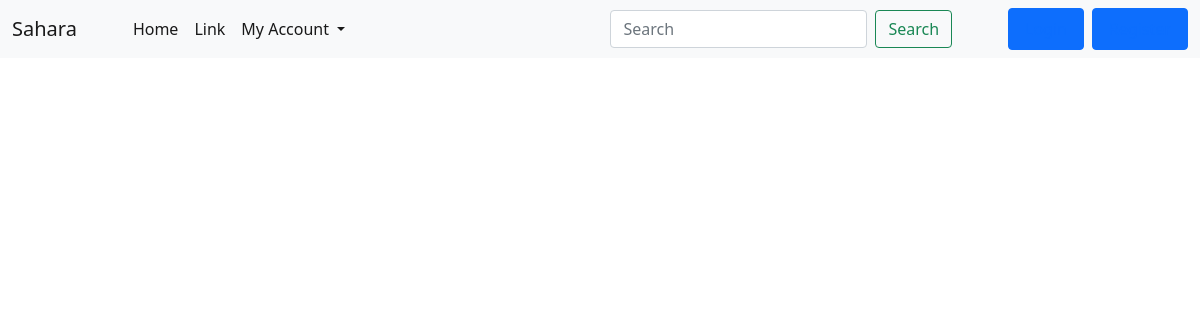
Page /user/test_vendor on the earlier database version.
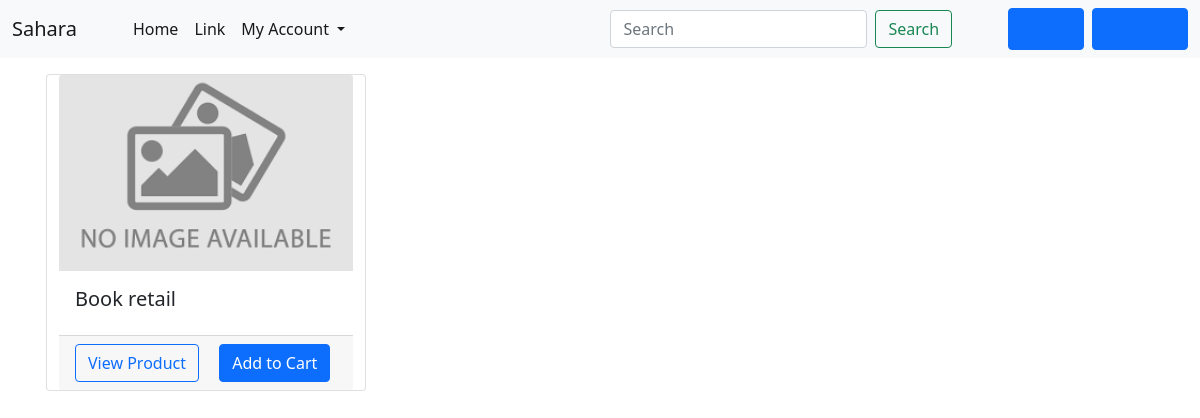
Same page on the later database version.
### core/models.py (models this page shows, shortened)
class Product(models.Model):
    seller = models.ForeignKey(User, on_delete = models.CASCADE, related_name="seller")
    date_posted = models.DateTimeField(auto_now_add=True)
    stock = models.IntegerField(default=0)
    title = models.CharField(max_length=255)
    content = models.TextField(blank=True, null=True)
    img = models.ImageField(default = "default.png", upload_to = "product_imgs/", blank=True, null=True)
    rating = models.DecimalField(max_digits=3, decimal_places=2, default=0.00)

### core/views.py (the view)
# urls.py: path('user/<str:username>', SellerProductListView.as_view(), name='seller-prods'),
class SellerProductListView(ListView):
    model = Product
    template_name = 'core/seller_prods.html'
    context_object_name = 'prods'
    paginate_by = 20
    def get_queryset(self):
        user = get_object_or_404(User, username=self.kwargs.get('username'))
        return Product.objects.filter(seller=user).order_by('-date_posted')

### core/templates/core/seller_prods.html (shortened to what this page needs)
{% extends "core/base.html" %}
{% block content %}
    {% for prod in prods %}
    <div class="card mr-3" style="top:1rem; left: 1rem; width: 20rem; margin-right: 0.5rem; ">
        <a href="#">
            <img src="{{ prod.img.url }}" class="card-img-top" alt="Product image">
        </a>
        <div class="card-body">
            <a style="text-decoration: none; color:inherit" href="#">
                <h5 class="card-title">{{ prod.title }}</h5>
            </a>
        </div>
        <div class='card-footer'>
            <a href="#" class="card-link btn btn-outline-primary">View Product</a>
            <a href="#" class="card-link btn btn-primary">Add to Cart</a>
        </div>
      </div>
    {% endfor %}
{% endblock content %}

Differences in the rows shown:
added Product: img (placeholder picture), title "Book retail"
